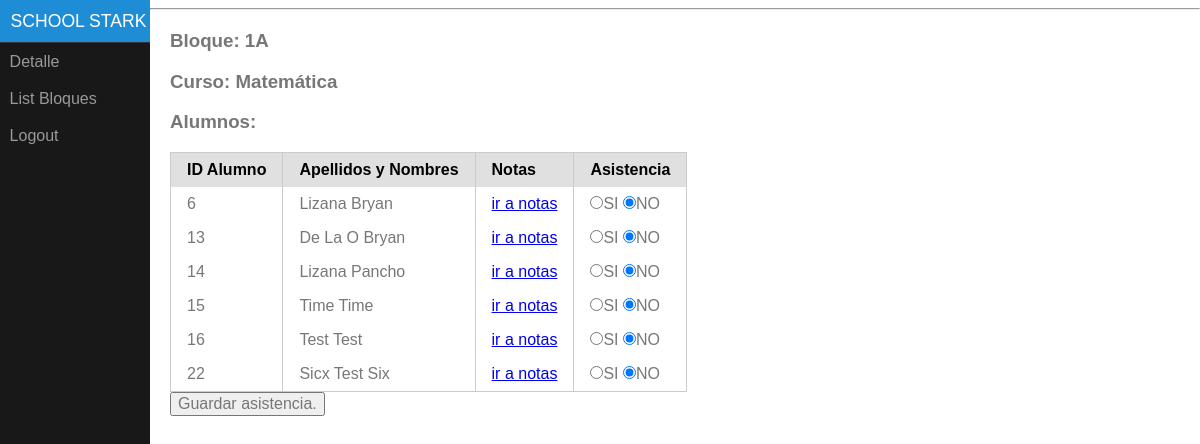
Screenshot of /docente/curso/5/ (signed in) with the database file from the repository.
### tables this page shows
CREATE TABLE `menu` (
  `id_menu` int(11) NOT NULL,
  `code_menu` varchar(100) NOT NULL,
  `type_us` varchar(30) NOT NULL,
  `name` varchar(255) DEFAULT NULL
);

CREATE TABLE `bloque_curso_docente` (
  `id_bloquecursodocente` int(11) NOT NULL,
  `id_bloque` int(11) NOT NULL,
  `id_curso` int(11) NOT NULL,
  `id_user_docente` int(11) NOT NULL,
  `dia` varchar(20) NOT NULL
);

CREATE TABLE `bloques` (
  `id_bloque` int(11) NOT NULL,
  `code` varchar(30) NOT NULL,
  `seccion` varchar(30) NOT NULL,
  `grado` varchar(10) NOT NULL,
  `status` varchar(10) NOT NULL DEFAULT 'ACTIVO',
  `num_max_vacante` int(11) DEFAULT NULL,
  `num_actual_alu` int(11) DEFAULT '0'
);

CREATE TABLE `cursos` (
  `id_curso` int(11) NOT NULL,
  `name` varchar(50) NOT NULL,
  `description` longtext
);

CREATE TABLE `alumno_control` (
  `id_alumno_control` int(11) NOT NULL,
  `id_user_alumno` int(11) NOT NULL,
  `id_user_docente` int(11) NOT NULL,
  `id_curso` int(11) NOT NULL,
  `id_bloque` int(11) NOT NULL,
  `status` varchar(20) NOT NULL
);

CREATE TABLE `users` (
  `id_user` int(11) NOT NULL,
  `name` varchar(30) NOT NULL,
  `last_name` varchar(30) NOT NULL,
  `code` varchar(30) NOT NULL,
  `status` varchar(10) NOT NULL DEFAULT 'ACTIVO',
  `email` varchar(50) DEFAULT NULL,
  `phone` varchar(20) DEFAULT NULL,
  `password` varchar(30) NOT NULL,
  `type_us` varchar(20) NOT NULL
);

### models/conexion.php (called while the page is built, shortened)
<?php
class DB
{
    private $host = "localhost";
    private $user_server = "root";
    private $pass_server = "";
    private $name_database = "db_school_stark";
    private $db;
    function __construct()
    {
        try {
         $this->db = new PDO('mysql:host='.$this->host.';dbname='.$this->name_database.'', $this->user_server, $this->pass_server);
        } catch (PDOException $e) {
            echo '<pre>'; var_dump( $e ); echo '</pre>'; die;
            die();
        } catch (Exception $e) {
            echo '<pre>'; var_dump( $e ); echo '</pre>'; die;
        die();
        }
    }
    public function query($sql_prepare,$array_data = null,$type = "ALL")
    {
        $prepare =    $this->db->prepare($sql_prepare);
        $prepare->execute($array_data);
       switch ($type) {
           case 'ALL':
                $datalist =   $prepare->fetchAll();
               break;
           default:
              $datalist =   $prepare->fetch();
               break;
       }
        return $datalist;
    }
}
$db_class = new DB();

### models/users.php (called while the page is built, shortened)
<?php
require_once('conexion.php');
class Users
{
    public $type_us = null;
    public function list_nav()
    {
        global $db_class;
       $data = array(':type_us' => $this->type_us );
       $data_list =  $db_class->query("SELECT name,code_menu FROM menu where type_us = :type_us",$data);
       return $data_list;
    }
}

### models/bloque_curso_docente.php (called while the page is built, shortened)
<?php
require_once(ROOT.'/models/conexion.php');
class BloqueCursoDocente
{
    public $id_bloquecursodocente;
    private function validate($value)
    {
       if (is_numeric($value) && $value != '0') {
          return true;
       }else {
           return false;
       }
    }
    public function list_bloquecursodocente()
    {
        global $db_class;
       if (self::validate($this->id_bloquecursodocente)) {
            $data = array(':id_bloquecursodocente' => $this->id_bloquecursodocente );
            $sql = "SELECT c.description , b.code ,b.id_bloque,bcd.id_user_docente,c.id_curso FROM bloque_curso_docente as bcd
                     inner join bloques as b  on bcd.id_bloque = b.id_bloque
                     inner join cursos as c  on c.id_curso = bcd.id_curso
                       where id_bloquecursodocente =:id_bloquecursodocente";
          $r = $db_class->query($sql,$data,'ROW');
          return $r;
       }
    }
}

### models/alumno_control.php (called while the page is built, shortened)
<?php
require_once(ROOT.'/models/conexion.php');
class AlumnoControl
{
    public $id_user_docente;
    public $id_curso;
    public $id_bloque;
    public function list_alumno_by_curso()
    {
        global $db_class;
        if (self::validate($this->id_curso) && self::validate($this->id_bloque)  && self::validate($this->id_user_docente) ) {
            $data = array(':id_bloque' => $this->id_bloque ,':id_curso' => $this->id_curso ,':id_user_docente' => $this->id_user_docente );
           $sql = "SELECT * FROM alumno_control as ac inner join users as u on ac.id_user_alumno = u.id_user where id_bloque = :id_bloque and id_curso = :id_curso and id_user_docente = :id_user_docente and u.status = 'ACTIVO' ";
           $r = $db_class->query($sql,$data);
           return $r;
        }
    }
    private function validate($numeric)
    {
        if (is_numeric($numeric)  && $numeric > 0 ) {
            return true;
        }else {
            return false;
        }
    }
}

### views/docente/curso.php (the view, shortened to what this page needs)
<?php require_once('../../models/bloque_curso_docente.php') ?>
<?php require_once('../../models/alumno_control.php') ?>
<?php
$bloque_curso_docente =  new BloqueCursoDocente();
$bloque_curso_docente->id_bloquecursodocente = $_GET['id'];
$detail_data = $bloque_curso_docente->list_bloquecursodocente();
$alumno_control = new AlumnoControl();
$alumno_control->id_bloque = $detail_data['id_bloque'] ;
$alumno_control->id_curso = $detail_data['id_curso'] ;
$alumno_control->id_user_docente = $_SESSION['user']['ID'] ;
$data_alumno = $alumno_control->list_alumno_by_curso();
foreach ($data_alumno  as $alumno) {
    $string_ids[] = $alumno['id_alumno_control'];
}
if (count($string_ids) > 0) {
     $ids_asistencias = array('0' );
}
 ?>
<div class="main">
    <h3>Bloque: <?php echo $detail_data['code'] ?></h3>
    <h3>Curso:  <?php echo $detail_data['description'] ?></h3>
    <h3>Alumnos:</h3>
    <form method="POST">
    <table class="pure-table">
        <thead>
            <th>ID Alumno</th>
            <th>Apellidos y Nombres</th>
            <th>Notas</th>
            <th>Asistencia</th>
        </thead>
        <tbody>
        <?php foreach ($data_alumno as $alumno): ?>
            <tr>
                <td><?php echo $alumno['id_user_alumno'] ?></td>
                <td><?php  echo $alumno['last_name'] ?> <?php  echo $alumno['name'] ?></td>
                <td><a href="/<?php echo strtolower($_SESSION['user']['type_us']) ?>/alumno/<?php echo $alumno['id_alumno_control'] ?>/">ir a notas</a></td>
                <td>
                    <?php
                        if (in_array($alumno['id_alumno_control'],$ids_asistencias) ) {
                            $checked_si = 'checked';
                            $checked_no = '';
                        }else {
                            $checked_si = '';
                            $checked_no = 'checked';
                        }
                     ?>
                   <label for="<?php echo $alumno['id_alumno_control'] ?>_A" class="pure-checkbox">
                    <input id="<?php echo $alumno['id_alumno_control'] ?>_A" type="radio" value="1" name="alumno_control[<?php echo $alumno['id_alumno_control'] ?>]" <?php echo $checked_si ?>  >SI
                   </label>
                   <label for="<?php echo $alumno['id_alumno_control'] ?>_B" class="pure-checkbox">
                    <input id="<?php echo $alumno['id_alumno_control'] ?>_B" type="radio" value="0" name="alumno_control[<?php echo $alumno['id_alumno_control'] ?>]" <?php echo $checked_no ?>  >NO
                   </label>
                </td>
            </tr>
        <?php endforeach ?>
        </tbody>
    </table>
    <input type="submit" name="" value="Guardar asistencia.">
    </form>
</div>

### views/templates/nav.php (shortened to what this page needs)
<div id="menu">
    <div class="pure-menu">
        <a class="pure-menu-heading" href="<?php echo '/'.strtolower($_SESSION['user']['type_us']).'/' ?>">School Stark</a>
        <ul class="pure-menu-list">
            <?php
                $user =  new Users();
                $user->type_us =  $_SESSION['user']['type_us'];
                $list_nav = $user->list_nav();
             ?>
             <?php foreach ($list_nav as $nav): ?>
             <?php $url_nav = '/'.strtolower($_SESSION['user']['type_us']).'/'.$nav['code_menu'].'/' ; ?>
                <li class="pure-menu-item"><a href="<?php echo $url_nav ?>" class="pure-menu-link"><?php echo  $nav['name'] ?></a></li>
             <?php endforeach ?>
                <li class="pure-menu-item"><a href="/logout/" class="pure-menu-link">Logout</a></li>
        </ul>
    </div>
</div>

### views/assets/css/pure.css (style rules this page uses)
.pure-table,table { border-collapse:collapse;border-spacing:0 }
html { font-family:sans-serif;-ms-text-size-adjust:100%;-webkit-text-size-adjust:100% }
body { margin:0 }
a { background-color:transparent }
button,input,optgroup,select,textarea { color:inherit;font:inherit;margin:0 }
.pure-button,input { line-height:normal }
button,html input[type=button],input[type=reset],input[type=submit] { -webkit-appearance:button;cursor:pointer }
input[type=checkbox],input[type=radio] { box-sizing:border-box;padding:0 }
.pure-button,.pure-form input:not([type]),.pure-menu { box-sizing:border-box }
legend,td,th { padding:0 }
.pure-menu-item,.pure-menu-list { position:relative }
.pure-menu-list { list-style:none;margin:0;padding:0 }
.pure-menu-item { padding:0;margin:0;height:100% }
.pure-menu-heading,.pure-menu-link { display:block;text-decoration:none;white-space:nowrap }
.pure-menu-heading { text-transform:uppercase;color:#565d64 }
.pure-menu-link { color:#777 }
.pure-menu-disabled,.pure-menu-heading,.pure-menu-link { padding:.5em 1em }
.pure-table { empty-cells:show;border:1px solid #cbcbcb }
.pure-table td,.pure-table th { border-left:1px solid #cbcbcb;border-width:0 0 0 1px;font-size:inherit;margin:0;overflow:visible;padding:.5em 1em }
.pure-table td:first-child,.pure-table th:first-child { border-left-width:0 }
.pure-table thead { background-color:#e0e0e0;color:#000;text-align:left;vertical-align:bottom }
.pure-table td { background-color:transparent }

### views/assets/css/main.css (style rules this page uses)
body { color: #777; }
.main { margin: 20px; }
#layout, #menu, .menu-link { -webkit-transition: all 0.2s ease-out; -moz-transition: all 0.2s ease-out; -ms-transition: all 0.2s ease-out; -o-transition: all 0.2s ease-out; transition: all 0.2s ease-out; }
#menu { margin-left: -150px; width: 150px; position: fixed; top: 0; left: 0; bottom: 0; z-index: 1000; background: #191818; overflow-y: auto; -webkit-overflow-scrolling: touch; }
#menu a { color: #999; border: none; padding: 0.6em 0 0.6em 0.6em; }
#menu .pure-menu, #menu .pure-menu ul { border: none; background: transparent; }
#menu .pure-menu ul, #menu .pure-menu .menu-item-divided { border-top: 1px solid #333; }
#menu .pure-menu-selected, #menu .pure-menu-heading { background: #1f8dd6; }
#menu .pure-menu-heading { font-size: 110%; color: #fff; margin: 0; }
@media (min-width: 48em) { #menu { left: 150px; } }

### rows the page displays
menu: name "Detalle"
menu: name "List Bloques"
bloque_curso_docente: id_bloque.code "1A", id_curso.description "Matemática"
alumno_control: id_user_alumno "6", id_user_alumno.last_name "Lizana", id_user_alumno.name "Bryan"
alumno_control: id_user_alumno "13", id_user_alumno.last_name "De La O", id_user_alumno.name "Bryan"
alumno_control: id_user_alumno "14", id_user_alumno.last_name "Lizana", id_user_alumno.name "Pancho"
alumno_control: id_user_alumno "15", id_user_alumno.last_name "Time", id_user_alumno.name "Time"
alumno_control: id_user_alumno "16", id_user_alumno.last_name "Test", id_user_alumno.name "Test"
alumno_control: id_user_alumno "22", id_user_alumno.last_name "Sicx", id_user_alumno.name "Test Six"
